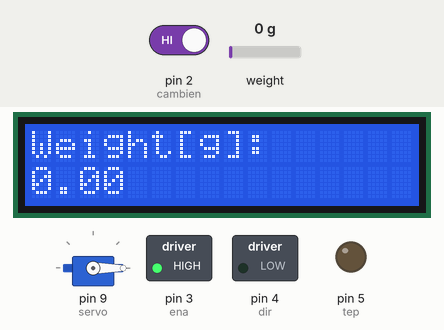
Simulated run of this sketch. Board: Arduino Uno, built with avr-gcc and run on an emulated ATmega328P. Parts: servo, 16×2 character LCD, switched loads named in the sketch (green lamp = pin HIGH), output pins drawn as LEDs (lit = HIGH). The test bench sets the inputs (shaded band); at power-on: weight on the scale 0 g, pin 2 (cambien) HIGH. What the sketch prints to the serial monitor is not drawn.

Above: at 2.7 s.
2.8 s: weight on the scale set to 4 g
At 5.9 s:
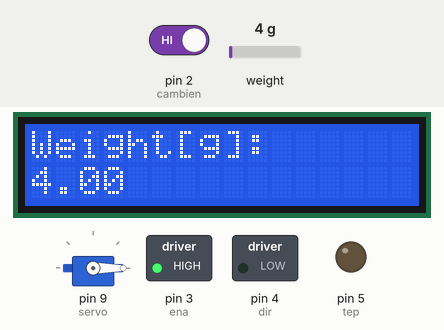
6.7 s: weight on the scale set to 7 g
At 10.8 s:
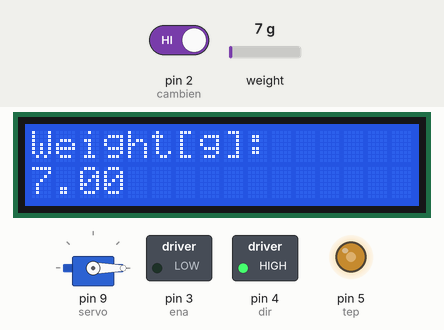
14.5 s: pin 2 (cambien) driven LOW
At 18.5 s:
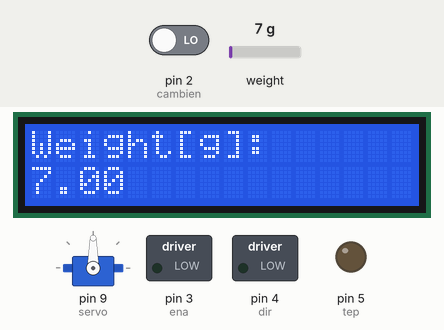
21.1 s: weight on the scale set to 100 g
At 23.1 s:
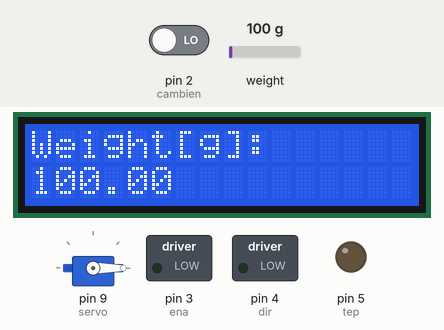
28.2 s: pin 2 (cambien) driven LOW
Timing chart, 0 to 35.6 s (numbered marks = the images above; inputs shaded):
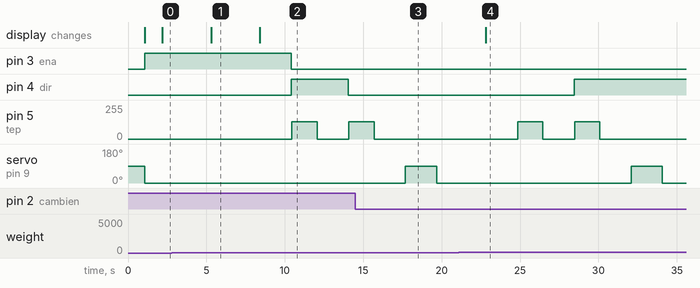

The sketch:

Project_Sensor___Actuator.ino
```cpp
// cb vat can hong ngoai
int cambien = 2;
int giatri;

// servo motor
#include <Servo.h>
int servo = 9;
Servo myServo;

// load cell & lcd
#include "HX711.h"
#include <Wire.h>
#include <LiquidCrystal_I2C.h>   // thư viện sử dụng lcd giao tiếp với i2c
#define LOADCELL_DOUT_PIN  6
#define LOADCELL_SCK_PIN  7
LiquidCrystal_I2C lcd(0x27, 16,2);

HX711 scale;

float calibration_factor = 445.5182051;//trọng số

// stepper motor
int tep = 5;
int dir = 4;
int ena = 3;

int a=0;
int b=0;
int c=0;
void setup() {
  // cb vat can hong ngoai
  Serial.begin(9600);
  pinMode(cambien, INPUT);

  // servo motor

  myServo.attach(servo);

  // load cell & lcd
  Serial.begin(9600);
  scale.set_scale(calibration_factor);
  scale.begin (LOADCELL_DOUT_PIN, LOADCELL_SCK_PIN);
  scale.tare();  //đặt lại giá trị về 0

  lcd.init(); // Khởi động màn hình LCD, bắt đầu cho phép Arduino sử dụng màn hình
  lcd.backlight();  // Bật đèn nền LCD 16×2

  // stepper motor

  pinMode(ena,OUTPUT); // Enable pin dùng để khởi động motor
  pinMode(tep,OUTPUT); // Step chân xung
  pinMode(dir,OUTPUT); // Dir xác định chiều quay
  digitalWrite(ena,HIGH);
}

void loop() {
  // cb vat can hong ngoai
  myServo.write(0);
  Serial.print("gia tri cua cam bien vat can:\t");
  Serial.print(giatri);
  Serial.print("\n");
  giatri = digitalRead(cambien); //Đọc giá trị digital từ cảm biến và gán vào biến giatri
  if(giatri==0){
    a=a+1;
    while(a>0 && b==0){
      myServo.write(90);
      delay(2000);
      myServo.write(0);
      delay(2000);
      b=b+1;
      break;
    }
  }

  // load cell & lcd
  scale.set_scale(calibration_factor);  //điều chỉnh theo trọng số ban đầu

  float weight = scale.get_units(10); // lấy giá trị trung bình của 10 lần đọc
  if (weight <= 0.1) {
    weight = 0;
  }

  Serial.print("weight:\t");
  Serial.print(scale.get_units());
  Serial.print("\n");

  lcd.setCursor(0, 0); // dat con tro ve hang dau tien
  lcd.print("Weight[g]:");
  lcd.setCursor(0, 1); // dat con tro den hang thu hai
  lcd.print(weight); // in gia tri weight vao hang thu 2
  delay(2000);
  // stepper motor
  if(weight>=50){
    digitalWrite(ena,LOW); // Set Enable LOW - khởi động motor
    digitalWrite(dir,LOW); //Chân dir dùng để xác định chiều quay (hoặc thay đổi dây của motor)
    for(int x = 0; x < 800; x++) //Quay 1/4 vòng
    {
      digitalWrite(tep,HIGH); // Cạnh lên
      delayMicroseconds(1000); //Thời gian xuất xung = tốc độ quay
      digitalWrite(tep,LOW); // Cạnh xuống
      delayMicroseconds(1000);
    }
    Delay(2000, can);
    digitalWrite(dir,HIGH); //ngược
    for(int x = 0; x < 800; x++) //Quay 1/4 vòng
    {
      digitalWrite(tep,HIGH); // Cạnh lên
      delayMicroseconds(1000); //Thời gian xuất xung = tốc độ quay
      digitalWrite(tep,LOW); // Cạnh xuống
      delayMicroseconds(1000);
    }
    Delay(2000, can);
    c=0;
  }
  if(weight<50 && weight>5){
    digitalWrite(ena,LOW); // Set Enable LOW - khởi động motor
    digitalWrite(dir,HIGH); //Chân dir dùng để xác định chiều quay (hoặc thay đổi dây của motor)
    for(int x = 0; x < 800; x++) //Quay 1/4 vòng
    {
      digitalWrite(tep,HIGH); // Cạnh lên
      delayMicroseconds(1000); //Thời gian xuất xung = tốc độ quay
      digitalWrite(tep,LOW); // Cạnh xuống
      delayMicroseconds(1000);
    }
    Delay(2000, can);
    digitalWrite(dir,LOW); //ngược
    for(int x = 0; x < 800; x++) //Quay 1/4 vòng
    {
      digitalWrite(tep,HIGH); // Cạnh lên
      delayMicroseconds(1000); //Thời gian xuất xung = tốc độ quay
      digitalWrite(tep,LOW); // Cạnh xuống
      delayMicroseconds(1000);
    }
    Delay(2000, can);
    c=0;
  }
  if(c==0){
    b=0;
  }
}

void can(){
  scale.set_scale(calibration_factor);  //điều chỉnh theo trọng số ban đầu

  float weight = scale.get_units(10); // lấy giá trị trung bình của 10 lần đọc
  if (weight <= 0.1) {
    weight = 0;
  }
  lcd.setCursor(0, 0); // dat con tro ve hang dau tien
  lcd.print("Weight[g]:");
  lcd.setCursor(0, 1); // dat con tro den hang thu hai
  lcd.print(weight); // in gia tri i vao hang thu 2

}
void Delay(float delayTime, void (func)()){
    unsigned long endTime = millis() + delayTime;
    while(millis() < endTime)
    {
      func();
    }
}
```

Measured:
- the behaviour switches between 5 and 6 g on weight on the scale (found by bisection; images 1 and 2)
- after the input at 2.8 s, the display: changes after 2.5 s (image 1)
- after the input at 6.7 s, pin 3 (ena): HIGH → LOW after 3.7 s; pin 4 (dir): LOW → HIGH after 3.7 s, → LOW 3.6 s later; pin 5 (tep): 0/255 → 128/255 after 3.8 s, → 0/255 1.6 s later, → 128/255 2.0 s later; the display: changes after 1.7 s (image 2)
- after the input at 14.5 s, pin 4 (dir): stays LOW (without the input it goes to HIGH after 6.3 s); servo on pin 9 (servo): 0° → 90° after 3.2 s, → 0° 2.0 s later
- after the input at 21.1 s, pin 4 (dir): stays LOW (without the input it goes to HIGH after 3.7 s); the display: changes after 1.7 s (image 4)
